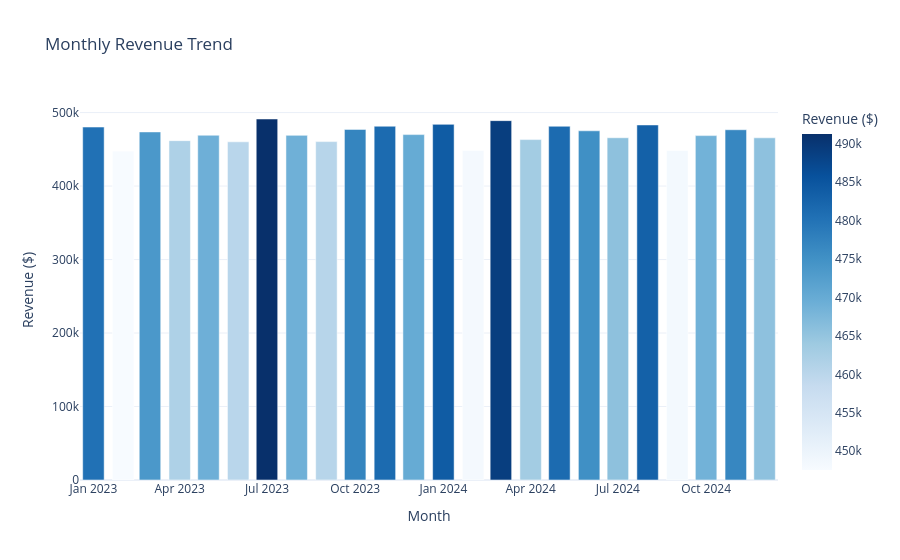

The notebook cell saved with this chart:
### Code cell
# Monthly revenue bar chart
monthly = (
    df_clean
    .assign(month_period=df_clean['transaction_date'].dt.to_period('M'))
    .groupby('month_period')['total_amount']
    .sum()
    .reset_index()
)
monthly['month_period'] = monthly['month_period'].astype(str)

fig = px.bar(
    monthly, x='month_period', y='total_amount',
    title='Monthly Revenue Trend',
    labels={'month_period': 'Month', 'total_amount': 'Revenue ($)'},
    color='total_amount', color_continuous_scale='Blues',
    template='plotly_white'
)
fig.show()

### Figure 1 — Plotly figure (JSON) as saved in the notebook; plotly's stock layout.template omitted (floating-point values rounded to 4 significant figures)
{"data": [{"hovertemplate": "Month=%{x}<br>Revenue ($)=%{marker.color}<extra></extra>", "legendgroup": "", "marker": {"color": [480300.0, 447600.0, 473600.0, 461800.0, 469100.0, 460200.0, 491200.0, 469000.0, 460500.0, 477100.0, 481400.0, 470000.0, 483900.0, 448300.0, 489000.0, 463200.0, 481400.0, 475200.0, 465700.0, 483100.0, 448400.0, 468600.0, 476600.0, 465600.0], "coloraxis": "coloraxis", "pattern": {"shape": ""}}, "name": "", "orientation": "v", "showlegend": false, "textposition": "auto", "type": "bar", "x": ["2023-01", "2023-02", "2023-03", "2023-04", "2023-05", "2023-06", "2023-07", "2023-08", "2023-09", "2023-10", "2023-11", "2023-12", "2024-01", "2024-02", "2024-03", "2024-04", "2024-05", "2024-06", "2024-07", "2024-08", "2024-09", "2024-10", "2024-11", "2024-12"], "xaxis": "x", "y": [480300.0, 447600.0, 473600.0, 461800.0, 469100.0, 460200.0, 491200.0, 469000.0, 460500.0, 477100.0, 481400.0, 470000.0, 483900.0, 448300.0, 489000.0, 463200.0, 481400.0, 475200.0, 465700.0, 483100.0, 448400.0, 468600.0, 476600.0, 465600.0], "yaxis": "y"}], "layout": {"barmode": "relative", "coloraxis": {"autocolorscale": false, "colorbar": {"title": {"text": "Revenue ($)"}}, "colorscale": [[0, "rgb(247,251,255)"], [0.125, "rgb(222,235,247)"], [0.25, "rgb(198,219,239)"], [0.375, "rgb(158,202,225)"], [0.5, "rgb(107,174,214)"], [0.625, "rgb(66,146,198)"], [0.75, "rgb(33,113,181)"], [0.875, "rgb(8,81,156)"], [1, "rgb(8,48,107)"]]}, "legend": {"tracegroupgap": 0}, "title": {"text": "Monthly Revenue Trend"}, "xaxis": {"anchor": "y", "domain": [0, 1], "title": {"text": "Month"}}, "yaxis": {"anchor": "x", "domain": [0, 1], "title": {"text": "Revenue ($)"}}}}
